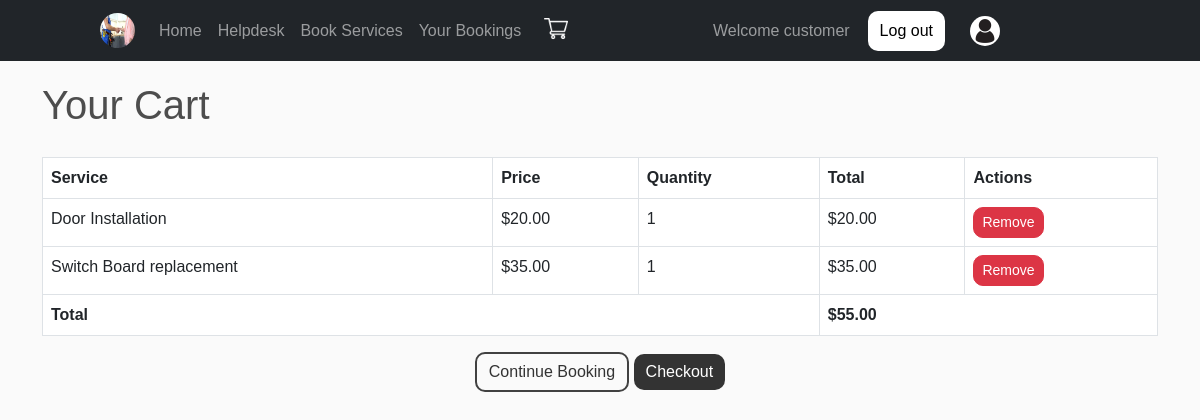
/view_cart/ (signed in), run on the app's committed database.
### SMSApp/models.py (models this page shows)
class CartItem(models.Model):
    cart = models.ForeignKey(Cart, on_delete=models.CASCADE, null=True)
    product = models.ForeignKey(Product, on_delete=models.CASCADE)
    quantity = models.PositiveIntegerField(default=1)

class Product(models.Model):
    category = [
        ('0', 'Eletric Service'),
        ('1', 'AC Service'),
        ('2','None'),
        ('3','Carpentering'),
    ]
    name = models.CharField(max_length=200)
    price = models.DecimalField(max_digits=5, decimal_places=2)
    image = models.ImageField(upload_to='static/images/',null=True, blank=True)
    category_type = models.CharField(choices=category, default="2", max_length=25)

### SMSApp/views.py (the view)
# urls.py: path('view_cart/', views.view_cart, name='view_cart'),
def view_cart(request):
    cart = Cart.objects.get(user=request.user)
    cart_items = cart.cartitem_set.all()
    cart_total = sum(item.product.price * item.quantity for item in cart_items)
    return render(request, 'html/cart.html', {'cart_items': cart_items,'cart_total': cart_total})

### templates/html/cart.html (shortened to what this page needs)
{% extends 'html/base.html' %}
{% load static %}
{% block content %}
<div class="container">
    <h1 style="padding: 20px 0 20px 0;">Your Cart</h1>
    {% if cart_items %}
        <div class="table-responsive">
            <table class="table table-bordered">
                <thead class="thead-dark">
                    <tr>
                        <th>Service</th>
                        <th>Price</th>
                        <th>Quantity</th>
                        <th>Total</th>
                        <th>Actions</th>
                    </tr>
                </thead>
                <tbody>
                    {% for item in cart_items %}
                        <tr>
                            <td>{{ item.product.name }}</td>
                            <td>${{ item.product.price }}</td>
                            <td>{{ item.quantity }}</td>
                            <td>${{ item.product.price|floatformat:2 }}</td>
                            <td>
                                <a href="{% url 'remove_from_cart' item.product.pk %}" class="btn btn-danger btn-sm" style="border-radius: 10px;">Remove</a>
                            </td>
                        </tr>
                    {% endfor %}
                    <tr>
                        <td colspan="3"><strong>Total</strong></td>
                        <td colspan="2"><strong>${{ cart_total }}</strong></td>
                    </tr>
                </tbody>
            </table>
        </div>
        <div class="text-center">
            <a href="{% url 'services' %}" class="btn" style="color: #333; border-radius: 10px; border: 2px solid #414141;">Continue Booking</a>
            <a href="{% url 'checkout' %}" class="btn btn-primary" style="background-color: #333; border-radius: 10px; border-style: none;">Checkout</a>
        </div>
    {% else %}
        <p>Your cart is empty.</p>
        <div class="text-center">
            <a href="{% url 'services' %}" class="btn btn-secondary">Start Booking</a>
        </div>
    {% endif %}
</div>
{% endblock %}

### templates/html/base.html (style rules this page uses)
* { margin: 0; padding: 0; font-family: sans-serif; scroll-behavior: smooth; }
body { background-color: hsl(0, 0%, 98%); }
h1,h2,h3,h4,h5,h6 { color:hsl(0, 0%, 30%); }
.btn { border-radius: 0; }

### data on the page
CartItem: product.name "Door Installation", product.price "20.00", quantity "1"
CartItem: product.name "Switch Board replacement", product.price "35.00", quantity "1"

### other printed values
{{ cart_total }} "55.00"
